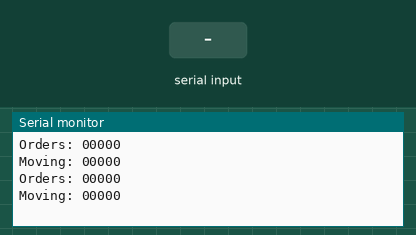
Bench run of a sketch on a simulated Arduino Uno, built with avr-gcc and run on an emulated ATmega328P. On the bench: the last lines printed to the serial monitor. The inputs (shaded band) are chosen by the test bench.

Above: at 4.2 s.
4.3 s: "=" received over the second serial link
At 4.9 s:
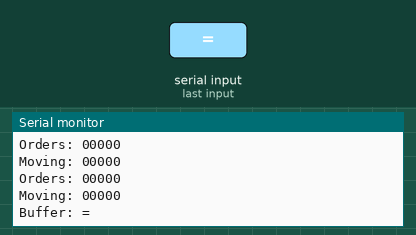
5.8 s: "g" received over the second serial link
At 5.99 s:
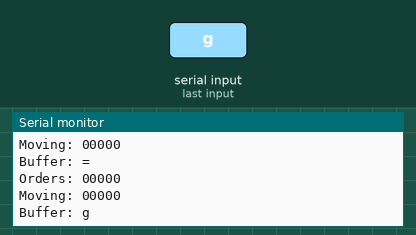
7.3 s: "h" received over the second serial link
At 7.7 s:
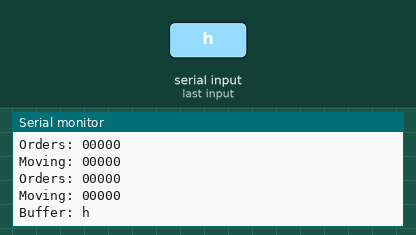
8.8 s: "i" received over the second serial link
At 9.02 s:
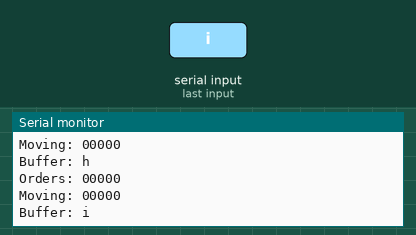
10.3 s: "j" received over the second serial link
At 11.0 s:
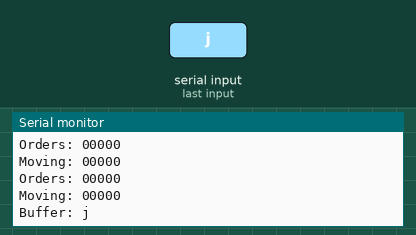
11.8 s: "k" received over the second serial link
At 12.05 s:
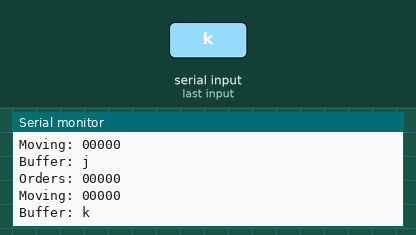

The sketch:

MonitorCommunication.ino
```cpp
#include <Servo.h>
#include <SoftwareSerial.h>
#include <Math.h>

#define Rx 11 // DOUT to pin 11
#define Tx 9 // DIN to pin 10
SoftwareSerial Xbee (Rx, Tx);

boolean orderDeclared[] = {false, false, false, false, false};
boolean orderMoving[] =  {false, false, false, false, false};
boolean orderMovingLastChecked[] = {false, false, false, false, false};
boolean imMoving = false;
boolean someoneDoesntKnow = false;
boolean debugging = true;
boolean outputBuffer = true;

long statusTimer = 0;
long timeSinceLastMoved = 0;
long grandFallbackTimer = 0;
long communicateTimer = 0;
int myOrder = 0;
int numBots = 5;

void setup() {
  Serial.begin(9600);

   // XBee setup:
   Xbee.begin(9600);
   delay(3000);
}

void loop() {
  debugOrder();
  sDelay(1000);

}


// Delay function that allows for constant communication
// Can also be used with mills = 0 for calling as often as you want
void sDelay(int mills) {
  if (millis() - communicateTimer > 10) {
   communicate();
   communicateTimer = 0L;
  }
  for (int j=0;j < mills; j+=5) {
    delay(5);
    if (millis() - communicateTimer > 20L) {
      communicate();
      communicateTimer = 0L;
    }
  }
}

// Create a one character hexidecimal checksum (ascii a-f,0-9)
String checksum(String data) {
  int sum = 0;
  double math = 0;

  for (int i=0L;i<data.length();i++) {
    sum += (int) ((char) data.charAt(i));
  }
  math = (double) sum;
  // The complicated mathematical hash generator. 1.8 is a good number.
  math = pow(math,2) / 10.0;
  sum = ((int) math) % 16;

  if (sum < 10) {
    // Return String character 0-9 (ascii 48-57)
    return String(char(sum + 48));
  } else {
    // Return String character a-f (ascii 97-102)
    return String(char(sum + 87));
  }
}

// Overarching Send/Recieve Function
void communicate() {
  String buffer = "";
  String filtered = "";
  int len;
  int i;
  int readChar = 1;

  // Read whole buffer into String
  while (Xbee.available() && readChar <=3) {
    //Read Character
    char receiving = Xbee.read();
    buffer += String(receiving);
    readChar++;
  }
  if (buffer != "") {
    if (outputBuffer) {
      debug("Buffer: "+buffer,-100);
    }

    // Take away all non wanted characters. Keep a-k,G-K, 1-9, and '='
    for (i=0;i<buffer.length();i++) {
      char c = buffer.charAt(i);
      if ((c>=97 && c<=107) || (c>=71 && c<=75) || (c>=48 && c<=57) || (c == 61)) {
        filtered += String(c);
      }
    }

    // If we have the start of a 'packet'
    if (String(filtered.charAt(0)) == "=") {
      String data = String(filtered.charAt(1));
      String hash = String(filtered.charAt(2));

      // Check for integrity of packet
      if (checksum("=" + data) == hash) {
        // g-k declares an order position, G-K says you've started to go down the final stretch
        // As far as I can tell, charAt is the only way to typecast back to char
        debug("checksum confirmed: ="+data+hash,-100);
        switch (data.charAt(0)) {
          case 'g':
            orderDeclared[0] = true;
            break;
          case 'h':
            orderDeclared[1] = true;
            break;
          case 'i':
            orderDeclared[2] = true;
            break;
          case 'j':
            orderDeclared[3] = true;
            break;
          case 'k':
            orderDeclared[4] = true;
            break;
          case 'G':
            orderMoving[0] = true;
            break;
          case 'H':
            orderMoving[1] = true;
            break;
          case 'I':
            orderMoving[2] = true;
            break;
          case 'J':
            orderMoving[3] = true;
            break;
          case 'K':
            orderMoving[4] = true;
            break;
          case '?':
            someoneDoesntKnow = true;
            break;
        }
      }
    }
  }

  // If it's been more than 1.5 seconds, update our status
  if ((millis() - statusTimer) > 1500L) {
    //sendStatus();
    statusTimer = millis();
  }
}

// Let's us see the bot's logs on what numbers are taken
void debugOrder() {
  int j;
  String orderString = "Orders: ";
  for (j=0;j<numBots;j++) {
    orderString = orderString + String(orderDeclared[j]);
  }
  debug(orderString,-100);
  String movingString = "Moving: ";
  for (j=0;j<numBots;j++) {
    movingString = movingString + String(orderMoving[j]);
  }
  debug(movingString,-100);
}


// Yes, the length is hard coded. So don't use it in other code.
boolean arrayEqual(boolean *a, boolean *b){
  int n;
  int len = numBots;
  for (n=0;n<len;n++) {
    if (a[n]!=b[n]) {
      return false;
    }
  }
  return true;
}

// Sets state to let other bots know who has moved
void sendMoving() {
  imMoving = true;
  orderMoving[myOrder-1] = true;
}

// Little serial debugging function. -100 as int makes the int argument optional
void debug(String text, int number) {
 if (debugging) {
   String message = "";
   if (number != -100) {
     message = text + number;
   } else {
     message = text;
   }
   Serial.println(message);
 }
}
```

Measured:
- after the input at 4.3 s, the serial monitor: prints a new line at once (image 1)
- after the input at 5.8 s, the serial monitor: prints a new line at once (image 2)
- after the input at 7.3 s, the serial monitor: prints a new line at once (image 3)
- after the input at 8.8 s, the serial monitor: prints a new line at once (image 4)
- after the input at 10.3 s, the serial monitor: prints a new line at once (image 5)
- after the input at 11.8 s, the serial monitor: prints a new line at once (image 6)
